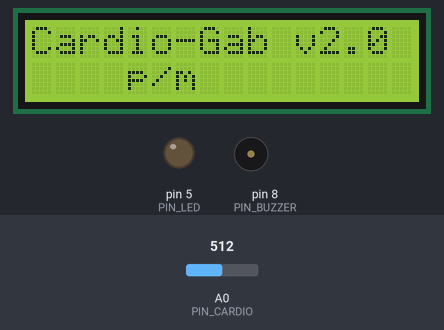
Bench run of a sketch on a simulated Arduino Uno, built with avr-gcc and run on an emulated ATmega328P. Shown: 16×2 character LCD, output pins drawn as LEDs (lit = HIGH), buzzer (waves = sounding). The test bench sets the inputs (shaded band); at power-on: A0 (PIN_CARDIO) = 512. What the sketch prints to the serial monitor is not drawn.

Above: at 0.11 s.
At 1.2 s:
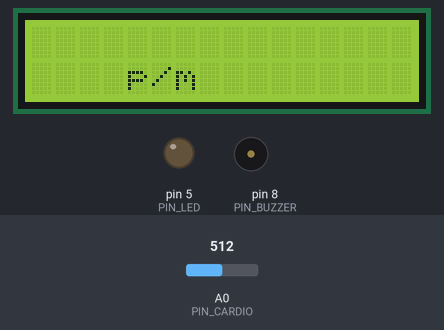
1.3 s: A0 (PIN_CARDIO) set to 646
2.8 s: A0 (PIN_CARDIO) set to 663
At 3.05 s:
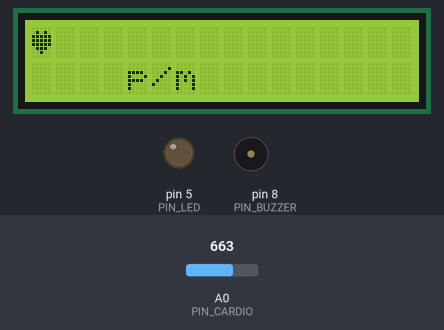
Timing chart, 0 to 5.8 s (numbered marks = the images above; inputs shaded):
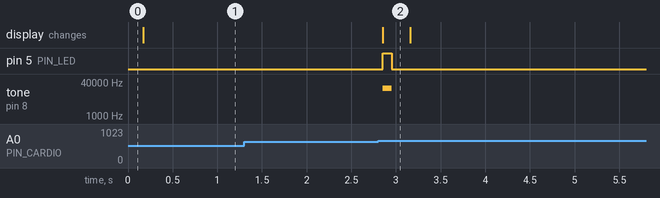

The sketch:

SensorCardiaco_v2.ino
```cpp
//Includes
#include<LiquidCrystal.h>

#define LINEA_EN_BLANCO "                "
//Defino los pins
const int PIN_CARDIO = A0;
const int PIN_BUZZER = 8;
const int PIN_LED = 5;
const int PIN_RS = 2, PIN_EN = 3, PIN_D4 = 9, PIN_D5 = 10, PIN_D6= 11, PIN_D7 = 12;

LiquidCrystal lcd(PIN_RS, PIN_EN, PIN_D4, PIN_D5, PIN_D6, PIN_D7);

//Defino las variables que voy a usar.
float Pulso;
float lastVoltaje = 0.0f;
float voltaje;
int pulsaciones = 0;
float timeUltimaPulsacion = 0.0f;
float tiempoPrimeraPulsacion = 0.0f;
float difTiempoEntrePulsaciones = 0.0f;
float tiempo =0.0f;
int iteraciones = 0;
boolean limpiaPantalla = false;


//Defino las constantes
const float vReferencia = 520.0f;
const float cota = 3.2f;
const int COTA_MINIMA_PULSACIONES = 4;
const float COTA_TIEMPO_SIN_PULSACIONES = 5000.0f;
const float COTA_TIEMPO_DESDE_PRIMERA_PULSACION = 5.000f;

byte heart[8] ={
  B00000,
  B01010,
  B11111,
  B11111,
  B11111,
  B01110,
  B00100,
  B00000,
};


//Funciones
boolean detectaPulso(){
  return (voltaje > cota && lastVoltaje < cota);
}

//Inicializaciones
void setup() {

  // put your setup code here, to run once:
  Serial.begin(9600);
  pinMode(PIN_CARDIO, INPUT);
  pinMode(PIN_LED, OUTPUT);

  lcd.begin(16,2);

  lcd.print("Cardio-Gab v2.0");

  lcd.createChar(0,heart);

}


//Bucle
void loop() {
  // put your main code here, to run repeatedly:
  //lcd.setCursor(0,0);
  //lcd.print("Cardio-Gab v2.0");
  Pulso = analogRead(PIN_CARDIO);
  voltaje = Pulso * (5.0 / 1024.0);
  tiempo = millis();

  //Check si debemos limpiar la pantalla.
  if(limpiaPantalla){
      lcd.setCursor(0,0);
      lcd.print(LINEA_EN_BLANCO);
  }else{
    limpiaPantalla = true;
  }

  if (detectaPulso())
  {
    //Serial.println("Detectado");
    //Sumo la pulsacion.8
    timeUltimaPulsacion = millis();
    //Si tenemos las pulsaciones a 0, guardamos el timestamp como primera pulsacion
    if(pulsaciones == 0){
      tiempoPrimeraPulsacion = timeUltimaPulsacion;
    }

    pulsaciones++;

    lcd.setCursor(0,0);
    lcd.write(byte(0));
    //PITA!!

    tone(PIN_BUZZER,20000);
    digitalWrite(PIN_LED,HIGH);
    delay(100);
    noTone(PIN_BUZZER);
    digitalWrite(PIN_LED,LOW);
    limpiaPantalla = false;

    if(pulsaciones >= COTA_MINIMA_PULSACIONES){
      difTiempoEntrePulsaciones = tiempo - timeUltimaPulsacion;
      float tiempoDetectado = tiempo  - tiempoPrimeraPulsacion;
      if(difTiempoEntrePulsaciones <=  COTA_TIEMPO_SIN_PULSACIONES && tiempoDetectado >= COTA_TIEMPO_DESDE_PRIMERA_PULSACION){
        //Pintamos las pulsaciones por minuto en caso que no hayamos pasado mas de 4 segundos sin detectar una pulsacion y de que llevemos más de
        int pulsaciones_por_minuto = (((float)pulsaciones) / (tiempoDetectado/1000.0f))*60;
        lcd.setCursor(0,1);
        lcd.print(pulsaciones_por_minuto);
      //lcd.print("p/m");
      }
    }
  }else{
    //No hemos detectado pulso, contamos los segundos desde la  último pulso detectado y si hace más de n segundos, reseteamos las pulsaciones/min.
      difTiempoEntrePulsaciones = tiempo - timeUltimaPulsacion;
      //Serial.println(difTiempoEntrePulsaciones);
      if((difTiempoEntrePulsaciones >=  COTA_TIEMPO_SIN_PULSACIONES)){
        pulsaciones = 0;
        lcd.clear();
        lcd.setCursor(0,1);
        lcd.print("--");
        //lcd.print("p/m");
    }
  }
/*
  if(pulsaciones >= COTA_MINIMA_PULSACIONES){
    float difTiempoEntrePulsaciones = tiempo - timeUltimaPulsacion;
    float tiempoDetectado = tiempo  - tiempoPrimeraPulsacion;
    if(difTiempoEntrePulsaciones <=  COTA_TIEMPO_SIN_PULSACIONES && tiempoDetectado >= COTA_TIEMPO_DESDE_PRIMERA_PULSACION){
      //Pintamos las pulsaciones por minuto en caso que no hayamos pasado mas de 4 segundos sin detectar una pulsacion y de que llevemos más de
      int pulsaciones_por_minuto = (((float)pulsaciones) / (tiempoDetectado/1000.0f))*60;
      lcd.setCursor(0,1);
      lcd.print(pulsaciones_por_minuto);
      //lcd.print("p/m");
    }else{
      pulsaciones = 0;
      lcd.clear();
      lcd.setCursor(0,1);
      lcd.print("--");
      //lcd.print("p/m");
    }
  */
    lcd.setCursor(4,1);
    lcd.print("p/m");


  lastVoltaje = voltaje;
  Serial.println(voltaje);
  delay(100);

  //lcd.clear();
}
//https://ruclip.com/video/m3nyM40S6hQ/sensor-de-pulso-card%C3%ADaco.html
```

Measured:
- the behaviour switches between 655 and 656 on A0 (PIN_CARDIO) (found by bisection; images 1 and 2)
- after the input at 1.3 s, every drawn part: stays the same
- after the input at 2.8 s, pin 5 (PIN_LED): LOW → HIGH after 0.05 s, → LOW 0.10 s later; tone on pin 8 (PIN_BUZZER): silent → 20000 Hz after 0.05 s, → silent 0.10 s later; the display: changes after 0.05 s (image 2)
